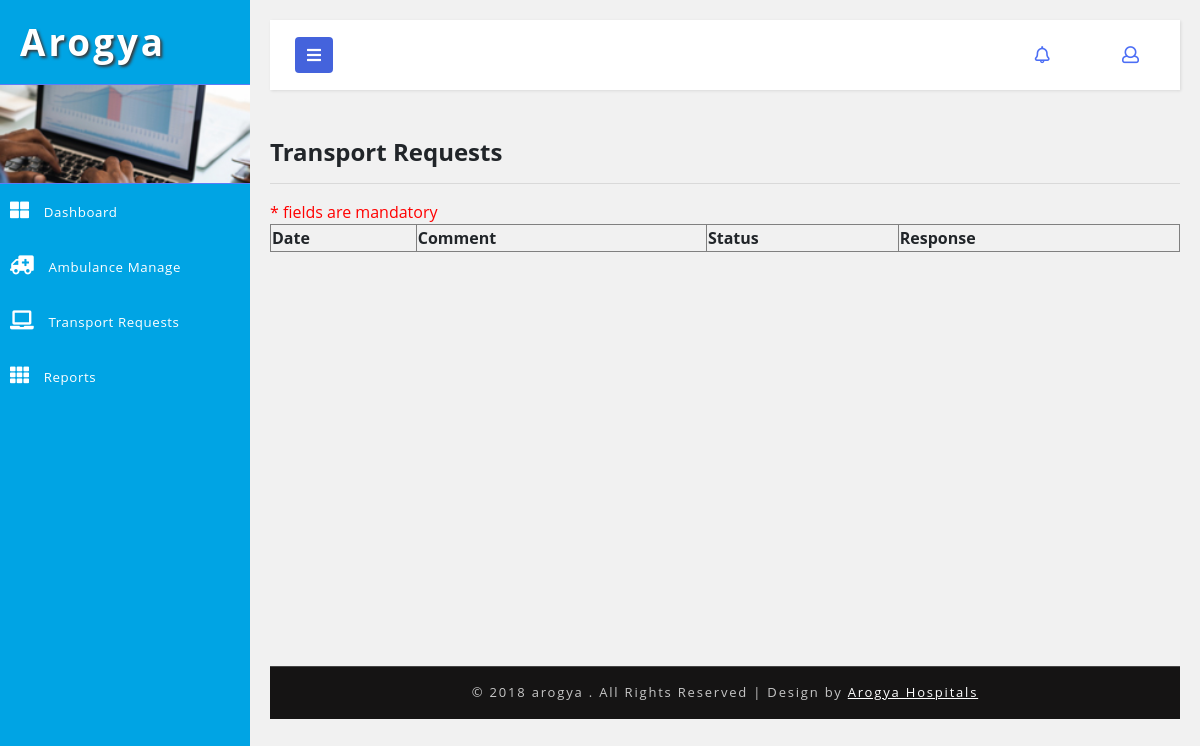
Page /transport/tansport-requests.php on the earlier database version.
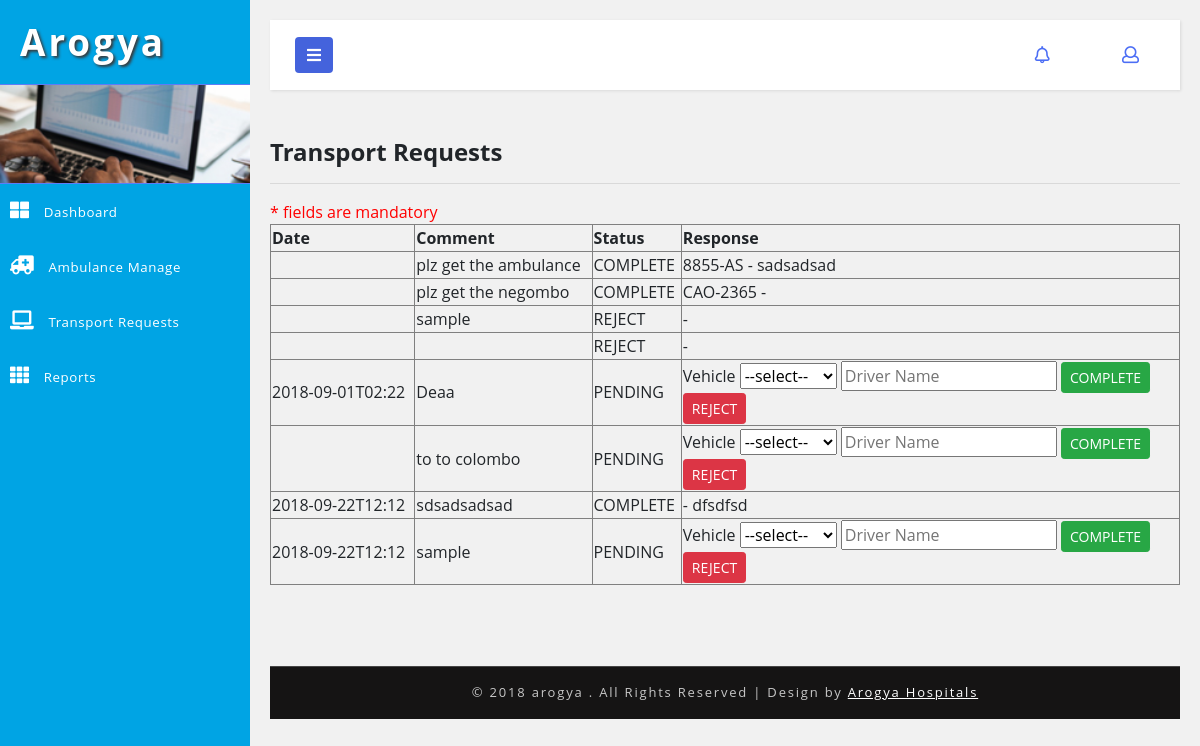
Same page on the later database version.
### tables this page shows
CREATE TABLE `hms_vehicle_request` (
  `id` int(5) NOT NULL AUTO_INCREMENT,
  `request_by` int(5) DEFAULT NULL,
  `comment` text,
  `status_code` varchar(20) DEFAULT 'PENDING',
  `vehicle_id` int(5) DEFAULT '0',
  `created_time` timestamp NOT NULL DEFAULT CURRENT_TIMESTAMP,
  `created_user` int(5) DEFAULT NULL,
  `datetime_need` varchar(50) DEFAULT NULL,
  `driver_name` varchar(100) DEFAULT NULL,
  PRIMARY KEY (`id`)
);

### DB.php (called while the page is built, shortened)
<?php
function getDBConnection() {
    $servername = "localhost";
    $username = "root";
    $password = "123";
    $db = "hmsdb";
    $conn = mysqli_connect($servername, $username, $password, $db);
    if (!$conn) {
        die("Connection failed: " . mysqli_connect_error());
    } else {
        return $conn;
    }
}
function getData($sql) {
    $conn = getDBConnection();
    $result = mysqli_query($conn, $sql);
    if (mysqli_num_rows($result) > 0) {
        return $result;
    } else {
        return FALSE;
    }
}
?>

### transport/tansport-requests.php (the view, shortened to what the changed rows need)
<?php
include '../DB.php';
?>
<!DOCTYPE html>
<html lang="en">
    <head>
        <link rel="stylesheet" href="https://maxcdn.bootstrapcdn.com/font-awesome/4.7.0/css/font-awesome.min.css">
        <link href="../css/bootstrap.css" rel="stylesheet" type="text/css" media="all" />
        <link href="../css/style.css" rel="stylesheet" type="text/css" media="all" />
        <link rel="stylesheet" href="../css/style4.css">
        <link href="../css/fontawesome-all.css" rel="stylesheet">
    </head>
    <body>
        <div class="wrapper">
            <nav id="sidebar">
                <div class="sidebar-header">
                    <h1>
                        <a href="#">Arogya</a>
                    </h1>
                </div>
            </nav>
            <div id="content">
                <div class="blank-page-content">
                    <div class="row">
                        <div class="col-md-12">
                            <table border="1" style="width: 100%">
                                <thead>
                                    <tr>
                                        <th>Date</th>
                                        <th>Comment</th>
                                        <th>Status</th>
                                        <th>Response</th>
                                    </tr>
                                </thead>
                                <tbody>
                                    <?php
                                    $sql = "SELECT A.id,A.datetime_need,A.comment,A.status_code,(SELECT vehicle_number FROM hms_vehicle WHERE id = A.vehicle_id) AS vehicle_number,A.driver_name
FROM hms_vehicle_request AS A";
                                    $data = getData($sql);
                                    if ($data != null) {
                                        foreach ($data as $value) {
                                            ?>
                                            <tr>
                                                <td><?= $value['datetime_need'] ?></td>
                                                <td><?= $value['comment'] ?></td>
                                                <td><?= $value['status_code'] ?></td>
                                                <td><?php if ($value['status_code'] == 'PENDING') {
                                                ?>
                                                        <form action="tansport-requests.php" method="post">
                                                            Vehicle <select name="vehicle_id" required="">
                                                                <option value="">--select--</option>
                                                            </select>
                                                            <input type="text" name="driver_name" placeholder="Driver Name" required=""/>
                                                            <button name="submitApprove" type="submit" class="btn btn-success btn-sm">COMPLETE</button>
                                                        </form>
                                                    <form action="tansport-requests.php" method="post">
                                                            <button name="submitReject" type="submit" class="btn btn-danger btn-sm">REJECT</button>
                                                        </form>
                                                        <?php }else{
     echo $value['vehicle_number'] .' - '.$value['driver_name'];
                                                        }
                                                    ?></td>
                                            </tr>
                                            <?php
                                        }
                                    }
                                    ?>
                                </tbody>
                            </table>
                        </div>
                    </div>
                </div>
            </div>
        </div>
        <link href="../css/jquery.dataTables.min.css" rel="stylesheet" type="text/css"/>
    </body>
</html>

Differences in the rows shown:
added hms_vehicle_request: comment "plz get the ambulance", status_code "COMPLETE", vehicle_number "8855-AS", driver_name "sadsadsad"
added hms_vehicle_request: comment "plz get the negombo", status_code "COMPLETE", vehicle_number "CAO-2365"
added hms_vehicle_request: comment "sample", status_code "REJECT"
added hms_vehicle_request: status_code "REJECT"
added hms_vehicle_request: datetime_need "2018-09-01T02:22", comment "Deaa", status_code "PENDING"
added hms_vehicle_request: comment "to to colombo", status_code "PENDING"
added hms_vehicle_request: datetime_need "2018-09-22T12:12", comment "sdsadsadsad", status_code "COMPLETE", driver_name "dfsdfsd"
added hms_vehicle_request: datetime_need "2018-09-22T12:12", comment "sample", status_code "PENDING"
